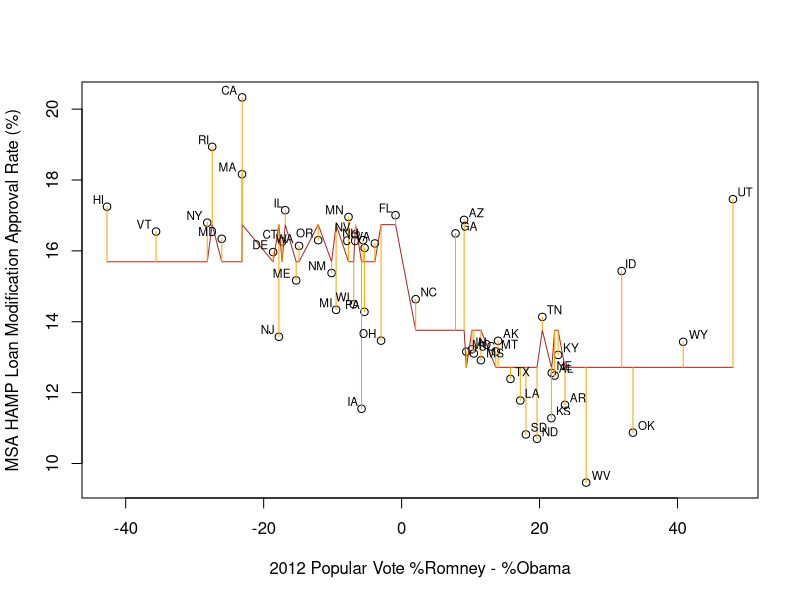

Source code (R):
# inspired in part by
# http://www.r-bloggers.com/how-to-plot-points-regression-line-and-residuals/
library(calibrate)
png("fig5.png", width=800, height=400)
df<-read.csv("./hampapprovalVSpopvote.csv",header=T)
row.names(df)<-df$state
hardest_hit_fund<-rep(0,50)
names(hardest_hit_fund)<-df$state
hardest_hit_fund[c("AL","AZ","CA","FL","GA","IL","IN","KY","MI","MS","NV","NJ","NC","OH","OR","RI","SC","TN")]=1
df$hardest_hit_fund<-hardest_hit_fund
linearModel<-lm(hamp_approval_rate~1+sign(popular_vote2012)+hardest_hit_fund, df)
plot(df$popular_vote2012,df$hamp_approval_rate,
	xlab="2012 Popular Vote %Romney - %Obama",
	ylab="MSA HAMP Loan Modification Approval Rate (%)")
pre<-predict(linearModel)
lines(df$popular_vote2012,pre,col="brown")
segments(df$popular_vote2012,df$hamp_approval_rate,df$popular_vote2012,pre,col="orange")
textxy(df$popular_vote2012, df$hamp_approval_rate, df$state, cex=0.7)
dev.off()
